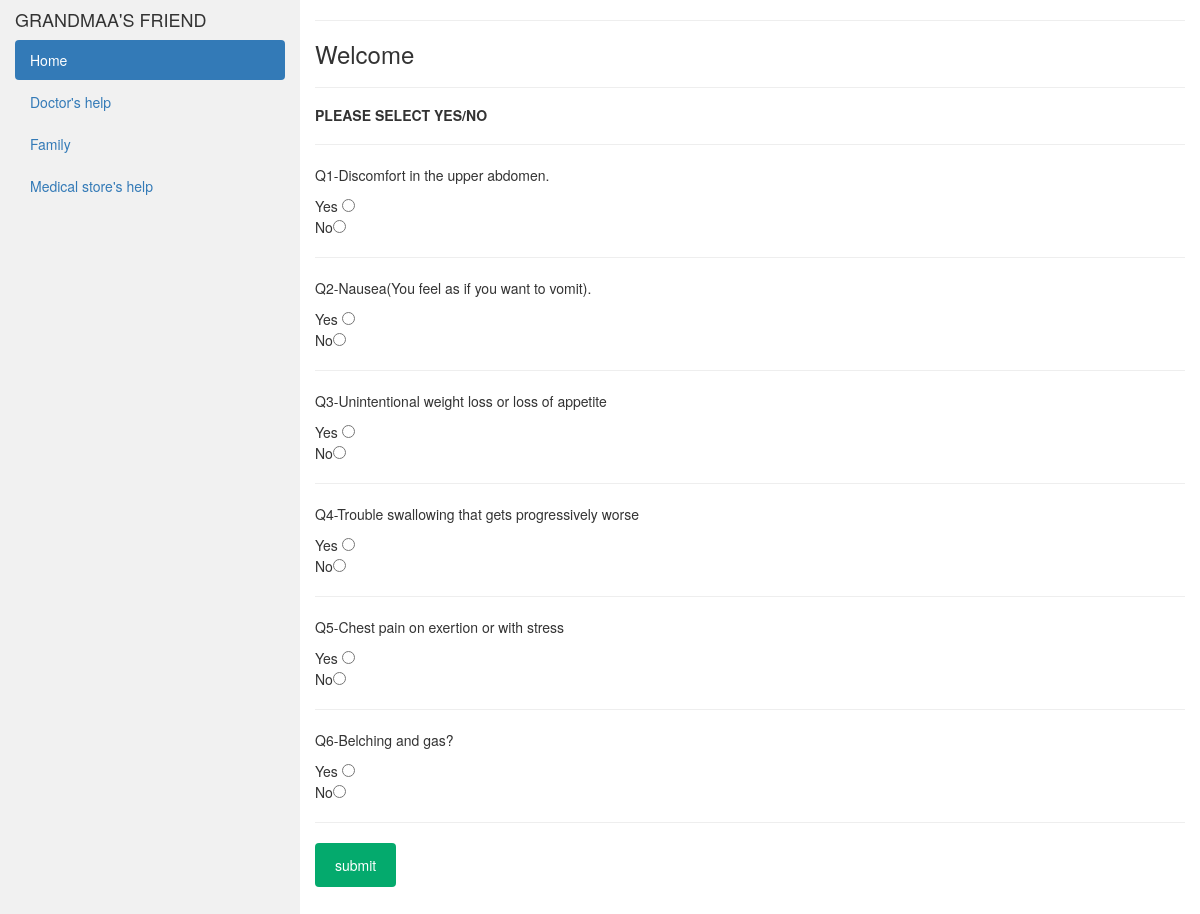
The app's page /test.php?problem=2 with its own data.
### tables this page shows
CREATE TABLE `questions` (
  `id` int(10) NOT NULL,
  `que_key` varchar(20) NOT NULL,
  `question` varchar(400) NOT NULL,
  `que_problem` varchar(30) NOT NULL,
  `que_points` int(10) NOT NULL
);

### test.php (the view, shortened to what this page needs)
<?php
$name=$_SESSION['full_name'];
$problem=$_GET['problem'];
?>
<!DOCTYPE html>
<html lang="en">
<head>
  <link rel="stylesheet" href="https://maxcdn.bootstrapcdn.com/bootstrap/3.4.1/css/bootstrap.min.css">
</head>
<body>
    <form action ="test.php?problem=<?php echo $problem;?> " method="post">
<?php include 'navbar.php';?>
    <div class="col-sm-9">
      <hr>
     <h3>Welcome <b><?php echo $name;?></b></h3>
     <hr>
     <h5><b>PLEASE SELECT YES/NO</b> </h5>
     <hr>
   <?php
   include'dbconnect.php';
   $problem=$_GET['problem'];
 $select = "SELECT * FROM `questions` WHERE que_key ='$problem' ";
 $result = mysqli_query($conn, $select);
$rows_exist = mysqli_num_rows($result);
$row= mysqli_fetch_array($result);
$cnt = $row['id'];
$j=1;
for($i=0;$i<$rows_exist;$i++){
$select2 = "SELECT * FROM `questions` WHERE `que_key` ='$problem'AND `id`='$cnt' ";
 $result2 = mysqli_query($conn, $select2);
$row2= mysqli_fetch_array($result2);
?>
<p>
<?php
echo "Q$j-";
$j++;
echo $row2["question"];
$cnt++;
echo "<br>";
?></p>
Yes  <input type="radio" name=" ans[<?php echo $row2['id'];?>]" value="<?php echo $row2['que_points'];?>"><br>
No<input type="radio" name=" ans[<?php echo $row2['id'];?>]" value="0">
<hr>
<?php
}
?>
<input type ="submit" name="submit" value="submit" onclick="myFunction()">
</form>

### test.php (style rules this page uses)
input[type=submit] { background-color: #04AA6D; color: white; padding: 12px 20px; border: none; border-radius: 4px; cursor: pointer; }

### records on screen
questions: question "Discomfort in the upper abdomen."
questions: question "Nausea(You feel as if you want to vomit)."
questions: question "Unintentional weight loss or loss of appetite"
questions: question "Trouble swallowing that gets progressively worse"
questions: question "Chest pain on exertion or with stress"
questions: question "Belching and gas?"
